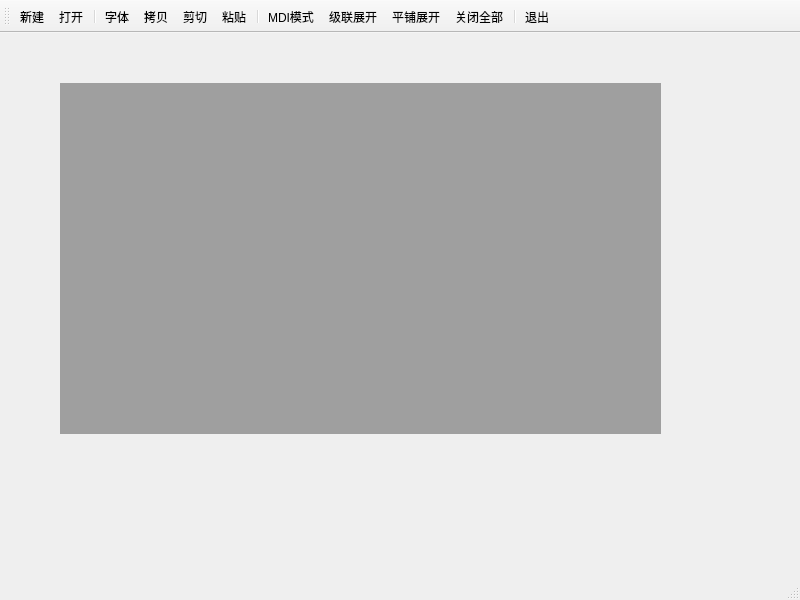
<?xml version="1.0" encoding="UTF-8"?>
<ui version="4.0">
 <class>ExMainWindow</class>
 <widget class="QMainWindow" name="ExMainWindow">
  <property name="geometry">
   <rect>
    <x>0</x>
    <y>0</y>
    <width>800</width>
    <height>600</height>
   </rect>
  </property>
  <property name="windowTitle">
   <string>MainWindow</string>
  </property>
  <widget class="QWidget" name="centralwidget">
   <widget class="QMdiArea" name="mdiArea">
    <property name="geometry">
     <rect>
      <x>60</x>
      <y>50</y>
      <width>601</width>
      <height>351</height>
     </rect>
    </property>
   </widget>
  </widget>
  <widget class="QMenuBar" name="menubar">
   <property name="geometry">
    <rect>
     <x>0</x>
     <y>0</y>
     <width>800</width>
     <height>26</height>
    </rect>
   </property>
  </widget>
  <widget class="QStatusBar" name="statusbar"/>
  <widget class="QToolBar" name="toolBar">
   <property name="windowTitle">
    <string>toolBar</string>
   </property>
   <attribute name="toolBarArea">
    <enum>TopToolBarArea</enum>
   </attribute>
   <attribute name="toolBarBreak">
    <bool>false</bool>
   </attribute>
   <addaction name="actNew"/>
   <addaction name="actOpen"/>
   <addaction name="separator"/>
   <addaction name="actFont"/>
   <addaction name="actCopy"/>
   <addaction name="actCut"/>
   <addaction name="actPaste"/>
   <addaction name="separator"/>
   <addaction name="actView"/>
   <addaction name="actCascade"/>
   <addaction name="actTile"/>
   <addaction name="actClose"/>
   <addaction name="separator"/>
   <addaction name="actQuit"/>
  </widget>
  <action name="actOpen">
   <property name="icon">
    <iconset resource="../../../../resources/resources.qrc">
     <normaloff>:/images/ExQtMDI/6.jpg</normaloff>:/images/ExQtMDI/6.jpg</iconset>
   </property>
   <property name="text">
    <string>打开</string>
   </property>
   <property name="toolTip">
    <string>打开文件</string>
   </property>
   <property name="shortcut">
    <string>Ctrl+O</string>
   </property>
  </action>
  <action name="actQuit">
   <property name="icon">
    <iconset resource="../../../../resources/resources.qrc">
     <normaloff>:/images/ExQtMDI/7.png</normaloff>:/images/ExQtMDI/7.png</iconset>
   </property>
   <property name="text">
    <string>退出</string>
   </property>
   <property name="toolTip">
    <string>退出程序</string>
   </property>
   <property name="shortcut">
    <string>Ctrl+Q</string>
   </property>
  </action>
  <action name="actNew">
   <property name="icon">
    <iconset resource="../../../../resources/resources.qrc">
     <normaloff>:/images/ExQtMDI/8.png</normaloff>:/images/ExQtMDI/8.png</iconset>
   </property>
   <property name="text">
    <string>新建</string>
   </property>
   <property name="toolTip">
    <string>新建文档</string>
   </property>
   <property name="shortcut">
    <string>Ctrl+N</string>
   </property>
  </action>
  <action name="actFont">
   <property name="icon">
    <iconset resource="../../../../resources/resources.qrc">
     <normaloff>:/images/ExQtMDI/10.png</normaloff>:/images/ExQtMDI/10.png</iconset>
   </property>
   <property name="text">
    <string>字体</string>
   </property>
   <property name="toolTip">
    <string>设置字体</string>
   </property>
  </action>
  <action name="actCut">
   <property name="icon">
    <iconset resource="../../../../resources/resources.qrc">
     <normaloff>:/images/ExQtMDI/11.png</normaloff>:/images/ExQtMDI/11.png</iconset>
   </property>
   <property name="text">
    <string>剪切</string>
   </property>
   <property name="toolTip">
    <string>剪切文本</string>
   </property>
  </action>
  <action name="actCopy">
   <property name="icon">
    <iconset resource="../../../../resources/resources.qrc">
     <normaloff>:/images/ExQtMDI/12.png</normaloff>:/images/ExQtMDI/12.png</iconset>
   </property>
   <property name="text">
    <string>拷贝</string>
   </property>
   <property name="toolTip">
    <string>拷贝文本</string>
   </property>
  </action>
  <action name="actPaste">
   <property name="icon">
    <iconset resource="../../../../resources/resources.qrc">
     <normaloff>:/images/ExQtMDI/5.png</normaloff>:/images/ExQtMDI/5.png</iconset>
   </property>
   <property name="text">
    <string>粘贴</string>
   </property>
   <property name="toolTip">
    <string>粘贴文本</string>
   </property>
  </action>
  <action name="actView">
   <property name="checkable">
    <bool>true</bool>
   </property>
   <property name="icon">
    <iconset resource="../../../../resources/resources.qrc">
     <normaloff>:/images/ExQtMDI/4.png</normaloff>:/images/ExQtMDI/4.png</iconset>
   </property>
   <property name="text">
    <string>MDI模式</string>
   </property>
   <property name="toolTip">
    <string>页面模式</string>
   </property>
  </action>
  <action name="actCascade">
   <property name="icon">
    <iconset resource="../../../../resources/resources.qrc">
     <normaloff>:/images/ExQtMDI/2.png</normaloff>:/images/ExQtMDI/2.png</iconset>
   </property>
   <property name="text">
    <string>级联展开</string>
   </property>
   <property name="toolTip">
    <string>窗口级联展开</string>
   </property>
  </action>
  <action name="actTile">
   <property name="icon">
    <iconset resource="../../../../resources/resources.qrc">
     <normaloff>:/images/ExQtMDI/1.png</normaloff>:/images/ExQtMDI/1.png</iconset>
   </property>
   <property name="text">
    <string>平铺展开</string>
   </property>
   <property name="toolTip">
    <string>窗口平铺展开</string>
   </property>
  </action>
  <action name="actClose">
   <property name="icon">
    <iconset resource="../../../../resources/resources.qrc">
     <normaloff>:/images/ExQtMDI/13.jpg</normaloff>:/images/ExQtMDI/13.jpg</iconset>
   </property>
   <property name="text">
    <string>关闭全部</string>
   </property>
   <property name="toolTip">
    <string>关闭全部窗口</string>
   </property>
  </action>
 </widget>
 <resources>
  <include location="../../../../resources/resources.qrc"/>
 </resources>
 <connections/>
</ui>
